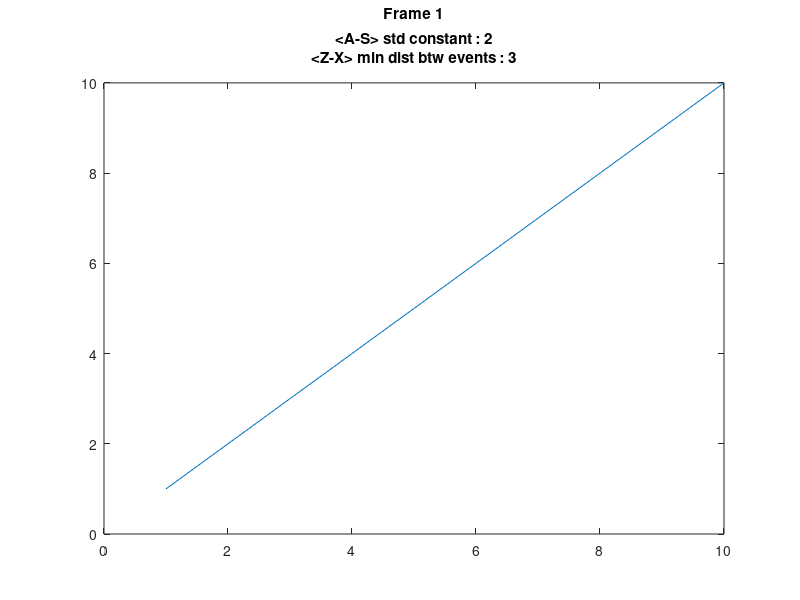

Write MATLAB code to recreate this figure.
close all
plot(1:10)
% title({'You can do it','with a cell array'})

title({
        sprintf('\n Frame %d \n', 1), ...
        sprintf('<A-S> std constant : %d', 2), ...
        sprintf('<Z-X> min dist btw events : %d\n', 3) ...
    });

%     title(strcat(sprintf('fvf\n'), sprintf('csdc')));